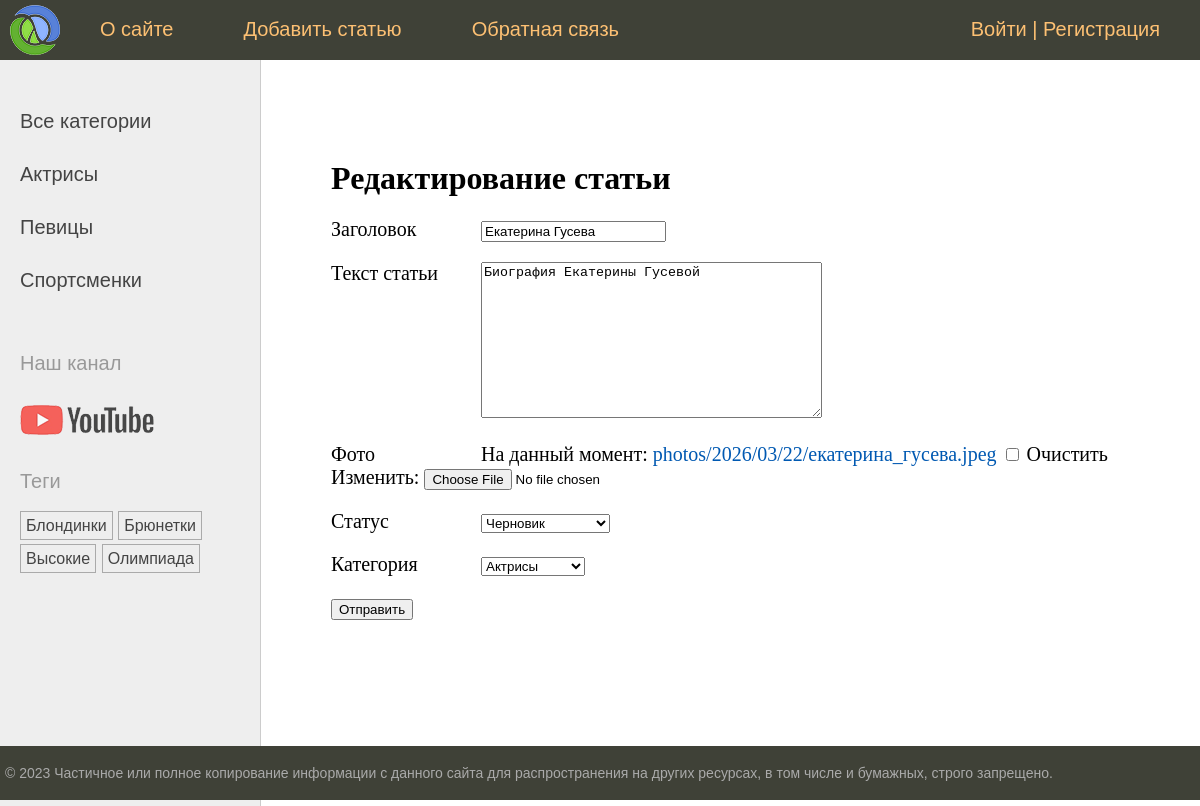
/edit/ekaterina-guseva/, run on an earlier commit of the app's database.
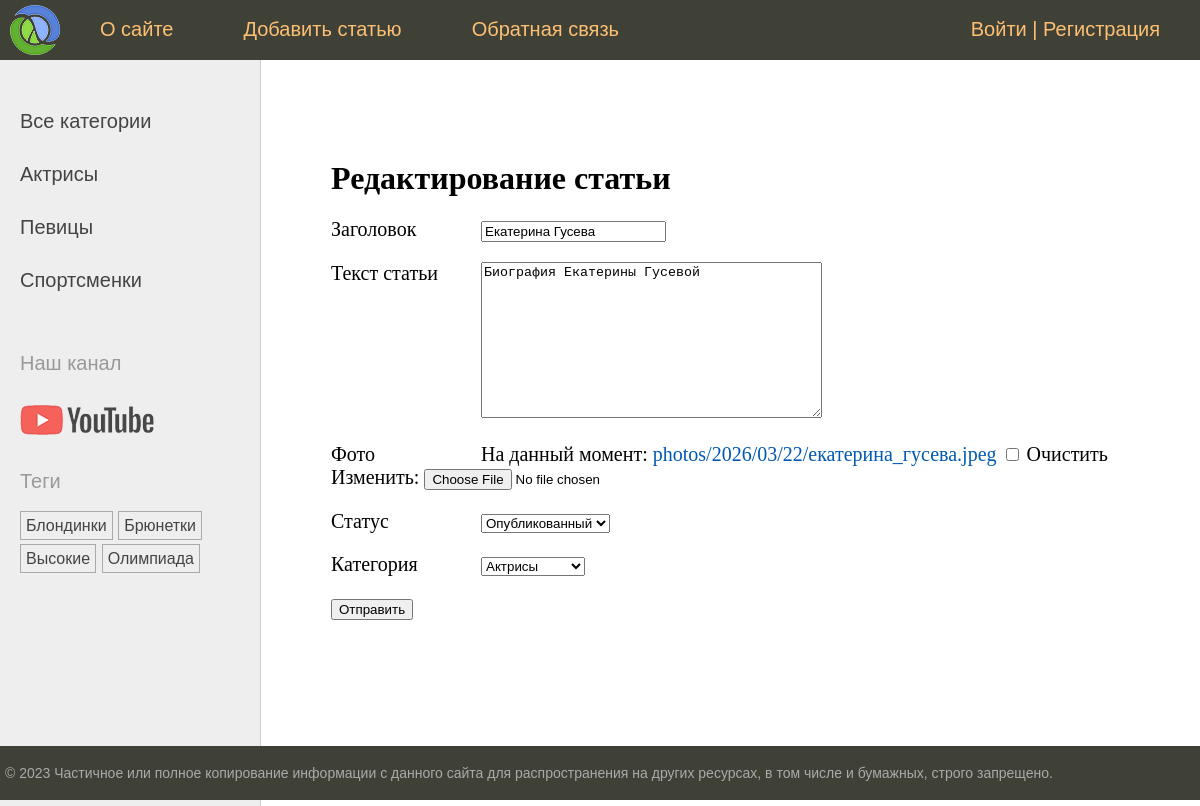
And on a later commit of the database.
### women/models.py (models this page shows, shortened)
class Women(models.Model):
    class Status(models.IntegerChoices):
        DRAFT = 0, 'Черновик'
        PUBLISHED = 1, 'Опубликованный'
    title = models.CharField(max_length=255, verbose_name='Заголовок')
    slug = models.SlugField(max_length=255, unique=True, db_index=True,
                            verbose_name='Slug')
    photo = models.ImageField(upload_to='photos/%Y/%m/%d/', default=None,
                              blank=True, null=True, verbose_name='Фото')
    content = models.TextField(blank=True, verbose_name='Текст статьи')
    time_create = models.DateTimeField(auto_now_add=True, verbose_name='Время создания')
    time_update = models.DateTimeField(auto_now=True,verbose_name='Время изменения')
    is_published = models.BooleanField(choices=tuple(map(lambda x: (bool(x[0]), x[1]), Status.choices)),
                                                     default=Status.DRAFT, verbose_name='Статус')
    cat = models.ForeignKey("Category", on_delete=models.PROTECT, related_name='posts',
                            verbose_name='Категория')
    tags = models.ManyToManyField('TagPost', blank=True, related_name='tags',
                                  verbose_name='Теги')
    husband = models.OneToOneField('Husband', on_delete=models.SET_NULL,
                                   null=True, blank=True, related_name='wuman',
                                   verbose_name='Муж')
    author = models.ForeignKey(get_user_model(), on_delete=models.SET_NULL,
                               related_name='posts', null=True, default=None)
    objects = models.Manager() # стандартный менеджер
    published = PublishedManager()  # создание нового менеджера
    class Meta:
        verbose_name = "Известные женщины"  # Редактируем меняем название в админ панели
        verbose_name_plural = "Известные женщины"  # тоже, но чтобы и во множественном числе
        ordering = ['-time_create']
        indexes = [
            models.Index(fields=['-time_create'])
        ]

### women/views.py (the view)
# urls.py: path('edit/<slug:slug>/', views.UpdatePage.as_view(), name='edit_page'),
class UpdatePage(UpdateView):
    model = Women
    fields = ['title','content', 'photo', 'is_published', 'cat']
    template_name = 'women/addpage.html'
    success_url = reverse_lazy('home')
    extra_context = {
        'menu': menu,
        'title': 'Редактирование статьи',
    }

### users/context_processors.py (called while the page is built)
def get_women_context(request):
    return {'mainmenu': menu}

### women/models.py (called while the page is built)
    def __str__(self):
        return self.name

    def get_absolute_url(self):
        return reverse('category', kwargs={'cat_slug': self.slug})

    def get_absolute_url(self):
        return reverse('tag', kwargs={'tag_slug': self.slug})

### women/templatetags/women_tags.py (called while the page is built)
@register.inclusion_tag('women/list_categories.html')
def show_categories(cat_selected=0):
    cats = Category.objects.annotate(x=Count('posts')).filter(x__gt=0)
    return {'cats':cats,'cat_selected':cat_selected}

@register.inclusion_tag('women/list_tags.html') #создадим шаблон с названием list_tags.html в women
def show_all_tags(): # воспользуемся им, и перейдем в base.html
    return {'tags': TagPost.objects.annotate(total=Count('tags')).filter(total__gt=0)}

### women/templates/women/addpage.html (shortened to what this page needs)
{% extends 'base.html' %}
{% block content %}
<h1> {{title}}</h1>
<form action="" method="post" enctype="multipart/form-data">
    {% for f in form %}
    <p><label class="form-label" for="{{ f.id_for_label }}">{{ f.label }}</label>{{ f }}</p>
    {% endfor %}
    <p><button type="submit">Отправить</button></p>
</form>
{% endblock %}

What changed in the data, as far as the page shows it:
changed Women "Екатерина Гусева": is_published "Черновик" → "Опубликованный"
